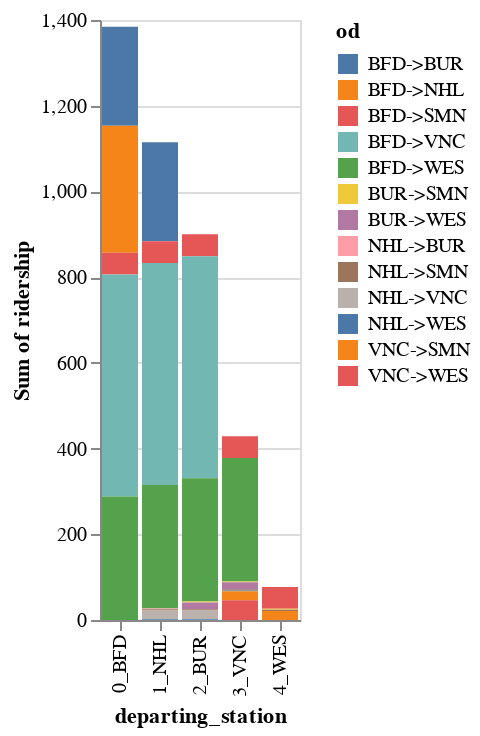

The cell this chart's notebook holds for it:
### Code cell
alt.Chart(running_ridership(test_1c, sb_1c)).mark_bar().encode(
    x='departing_station',
    y='sum(ridership)',
    color='od'
)

### Figure 1 — Vega-Lite specification as saved in the notebook (floating-point values rounded to 4 significant figures)
{"config": {"view": {"continuousWidth": 300, "continuousHeight": 300}}, "data": {"name": "data-c952152af9f3f96e2852cb488a25865f"}, "mark": {"type": "bar"}, "encoding": {"color": {"field": "od", "type": "nominal"}, "x": {"field": "departing_station", "type": "nominal"}, "y": {"aggregate": "sum", "field": "ridership", "type": "quantitative"}}, "$schema": "https://vega.github.io/schema/vega-lite/v5.20.1.json", "datasets": {"data-c952152af9f3f96e2852cb488a25865f": [{"ca_bus_route": "Rt 1C", "orig": "BFD", "dest": "BUR", "trip_month": 4, "trip_year": 2025, "ridership": 231, "revenue": 3279.0, "od": "BFD->BUR", "direction": "sb", "orig_seq": 0, "dest_seq": 2, "departing_station": "0_BFD"}, {"ca_bus_route": "Rt 1C", "orig": "BFD", "dest": "NHL", "trip_month": 4, "trip_year": 2025, "ridership": 296, "revenue": 3421.0, "od": "BFD->NHL", "direction": "sb", "orig_seq": 0, "dest_seq": 1, "departing_station": "0_BFD"}, {"ca_bus_route": "Rt 1C", "orig": "BFD", "dest": "SMN", "trip_month": 4, "trip_year": 2025, "ridership": 51, "revenue": 829.3, "od": "BFD->SMN", "direction": "sb", "orig_seq": 0, "dest_seq": 5, "departing_station": "0_BFD"}, {"ca_bus_route": "Rt 1C", "orig": "BFD", "dest": "VNC", "trip_month": 4, "trip_year": 2025, "ridership": 518, "revenue": 5619.0, "od": "BFD->VNC", "direction": "sb", "orig_seq": 0, "dest_seq": 3, "departing_station": "0_BFD"}, {"ca_bus_route": "Rt 1C", "orig": "BFD", "dest": "WES", "trip_month": 4, "trip_year": 2025, "ridership": 288, "revenue": 4949.0, "od": "BFD->WES", "direction": "sb", "orig_seq": 0, "dest_seq": 4, "departing_station": "0_BFD"}, {"ca_bus_route": "Rt 1C", "orig": "BFD", "dest": "BUR", "trip_month": 4, "trip_year": 2025, "ridership": 231, "revenue": 3279.0, "od": "BFD->BUR", "direction": "sb", "orig_seq": 0, "dest_seq": 2, "departing_station": "1_NHL"}, {"ca_bus_route": "Rt 1C", "orig": "BFD", "dest": "SMN", "trip_month": 4, "trip_year": 2025, "ridership": 51, "revenue": 829.3, "od": "BFD->SMN", "direction": "sb", "orig_seq": 0, "dest_seq": 5, "departing_station": "1_NHL"}, {"ca_bus_route": "Rt 1C", "orig": "BFD", "dest": "VNC", "trip_month": 4, "trip_year": 2025, "ridership": 518, "revenue": 5619.0, "od": "BFD->VNC", "direction": "sb", "orig_seq": 0, "dest_seq": 3, "departing_station": "1_NHL"}, {"ca_bus_route": "Rt 1C", "orig": "BFD", "dest": "WES", "trip_month": 4, "trip_year": 2025, "ridership": 288, "revenue": 4949.0, "od": "BFD->WES", "direction": "sb", "orig_seq": 0, "dest_seq": 4, "departing_station": "1_NHL"}, {"ca_bus_route": "Rt 1C", "orig": "NHL", "dest": "BUR", "trip_month": 4, "trip_year": 2025, "ridership": 2, "revenue": 13.0, "od": "NHL->BUR", "direction": "sb", "orig_seq": 1, "dest_seq": 2, "departing_station": "1_NHL"}, {"ca_bus_route": "Rt 1C", "orig": "NHL", "dest": "SMN", "trip_month": 4, "trip_year": 2025, "ridership": 3, "revenue": 23.0, "od": "NHL->SMN", "direction": "sb", "orig_seq": 1, "dest_seq": 5, "departing_station": "1_NHL"}, {"ca_bus_route": "Rt 1C", "orig": "NHL", "dest": "VNC", "trip_month": 4, "trip_year": 2025, "ridership": 20, "revenue": 104.0, "od": "NHL->VNC", "direction": "sb", "orig_seq": 1, "dest_seq": 3, "departing_station": "1_NHL"}, {"ca_bus_route": "Rt 1C", "orig": "NHL", "dest": "WES", "trip_month": 4, "trip_year": 2025, "ridership": 2, "revenue": 25.0, "od": "NHL->WES", "direction": "sb", "orig_seq": 1, "dest_seq": 4, "departing_station": "1_NHL"}, {"ca_bus_route": "Rt 1C", "orig": "BFD", "dest": "SMN", "trip_month": 4, "trip_year": 2025, "ridership": 51, "revenue": 829.3, "od": "BFD->SMN", "direction": "sb", "orig_seq": 0, "dest_seq": 5, "departing_station": "2_BUR"}, {"ca_bus_route": "Rt 1C", "orig": "BFD", "dest": "VNC", "trip_month": 4, "trip_year": 2025, "ridership": 518, "revenue": 5619.0, "od": "BFD->VNC", "direction": "sb", "orig_seq": 0, "dest_seq": 3, "departing_station": "2_BUR"}, {"ca_bus_route": "Rt 1C", "orig": "BFD", "dest": "WES", "trip_month": 4, "trip_year": 2025, "ridership": 288, "revenue": 4949.0, "od": "BFD->WES", "direction": "sb", "orig_seq": 0, "dest_seq": 4, "departing_station": "2_BUR"}, {"ca_bus_route": "Rt 1C", "orig": "BUR", "dest": "SMN", "trip_month": 4, "trip_year": 2025, "ridership": 2, "revenue": 10.0, "od": "BUR->SMN", "direction": "sb", "orig_seq": 2, "dest_seq": 5, "departing_station": "2_BUR"}, {"ca_bus_route": "Rt 1C", "orig": "BUR", "dest": "WES", "trip_month": 4, "trip_year": 2025, "ridership": 16, "revenue": 83.0, "od": "BUR->WES", "direction": "sb", "orig_seq": 2, "dest_seq": 4, "departing_station": "2_BUR"}, {"ca_bus_route": "Rt 1C", "orig": "NHL", "dest": "SMN", "trip_month": 4, "trip_year": 2025, "ridership": 3, "revenue": 23.0, "od": "NHL->SMN", "direction": "sb", "orig_seq": 1, "dest_seq": 5, "departing_station": "2_BUR"}, {"ca_bus_route": "Rt 1C", "orig": "NHL", "dest": "VNC", "trip_month": 4, "trip_year": 2025, "ridership": 20, "revenue": 104.0, "od": "NHL->VNC", "direction": "sb", "orig_seq": 1, "dest_seq": 3, "departing_station": "2_BUR"}, {"ca_bus_route": "Rt 1C", "orig": "NHL", "dest": "WES", "trip_month": 4, "trip_year": 2025, "ridership": 2, "revenue": 25.0, "od": "NHL->WES", "direction": "sb", "orig_seq": 1, "dest_seq": 4, "departing_station": "2_BUR"}, {"ca_bus_route": "Rt 1C", "orig": "BFD", "dest": "SMN", "trip_month": 4, "trip_year": 2025, "ridership": 51, "revenue": 829.3, "od": "BFD->SMN", "direction": "sb", "orig_seq": 0, "dest_seq": 5, "departing_station": "3_VNC"}, {"ca_bus_route": "Rt 1C", "orig": "BFD", "dest": "WES", "trip_month": 4, "trip_year": 2025, "ridership": 288, "revenue": 4949.0, "od": "BFD->WES", "direction": "sb", "orig_seq": 0, "dest_seq": 4, "departing_station": "3_VNC"}, {"ca_bus_route": "Rt 1C", "orig": "BUR", "dest": "SMN", "trip_month": 4, "trip_year": 2025, "ridership": 2, "revenue": 10.0, "od": "BUR->SMN", "direction": "sb", "orig_seq": 2, "dest_seq": 5, "departing_station": "3_VNC"}, {"ca_bus_route": "Rt 1C", "orig": "BUR", "dest": "WES", "trip_month": 4, "trip_year": 2025, "ridership": 16, "revenue": 83.0, "od": "BUR->WES", "direction": "sb", "orig_seq": 2, "dest_seq": 4, "departing_station": "3_VNC"}, {"ca_bus_route": "Rt 1C", "orig": "NHL", "dest": "SMN", "trip_month": 4, "trip_year": 2025, "ridership": 3, "revenue": 23.0, "od": "NHL->SMN", "direction": "sb", "orig_seq": 1, "dest_seq": 5, "departing_station": "3_VNC"}, {"ca_bus_route": "Rt 1C", "orig": "NHL", "dest": "WES", "trip_month": 4, "trip_year": 2025, "ridership": 2, "revenue": 25.0, "od": "NHL->WES", "direction": "sb", "orig_seq": 1, "dest_seq": 4, "departing_station": "3_VNC"}, {"ca_bus_route": "Rt 1C", "orig": "VNC", "dest": "SMN", "trip_month": 4, "trip_year": 2025, "ridership": 21, "revenue": 113.7, "od": "VNC->SMN", "direction": "sb", "orig_seq": 3, "dest_seq": 5, "departing_station": "3_VNC"}, {"ca_bus_route": "Rt 1C", "orig": "VNC", "dest": "WES", "trip_month": 4, "trip_year": 2025, "ridership": 46, "revenue": 268.8, "od": "VNC->WES", "direction": "sb", "orig_seq": 3, "dest_seq": 4, "departing_station": "3_VNC"}, {"ca_bus_route": "Rt 1C", "orig": "BFD", "dest": "SMN", "trip_month": 4, "trip_year": 2025, "ridership": 51, "revenue": 829.3, "od": "BFD->SMN", "direction": "sb", "orig_seq": 0, "dest_seq": 5, "departing_station": "4_WES"}, {"ca_bus_route": "Rt 1C", "orig": "BUR", "dest": "SMN", "trip_month": 4, "trip_year": 2025, "ridership": 2, "revenue": 10.0, "od": "BUR->SMN", "direction": "sb", "orig_seq": 2, "dest_seq": 5, "departing_station": "4_WES"}, {"ca_bus_route": "Rt 1C", "orig": "NHL", "dest": "SMN", "trip_month": 4, "trip_year": 2025, "ridership": 3, "revenue": 23.0, "od": "NHL->SMN", "direction": "sb", "orig_seq": 1, "dest_seq": 5, "departing_station": "4_WES"}, {"ca_bus_route": "Rt 1C", "orig": "VNC", "dest": "SMN", "trip_month": 4, "trip_year": 2025, "ridership": 21, "revenue": 113.7, "od": "VNC->SMN", "direction": "sb", "orig_seq": 3, "dest_seq": 5, "departing_station": "4_WES"}]}}
